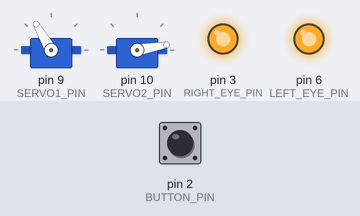
Simulated run of this sketch. Board: Arduino Uno, built with avr-gcc and run on an emulated ATmega328P. Shown: 2 × servo, output pins drawn as LEDs (lit = HIGH). Inputs (shaded band) come from the test bench; at power-on: pin 2 (BUTTON_PIN) HIGH.

Above: at 4.4 s.
4.5 s: pin 2 (BUTTON_PIN) pulled LOW for 3.2 s
At 8.2 s:
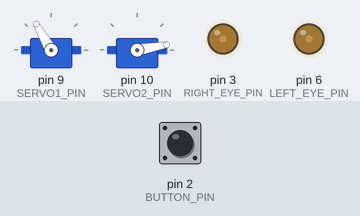
9.2 s: pin 2 (BUTTON_PIN) pulled LOW for 0.15 s
At 10.7 s:
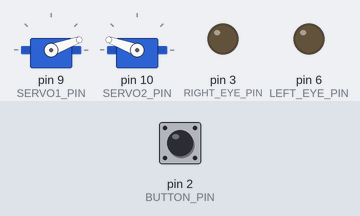
11.7 s: pin 2 (BUTTON_PIN) pulled LOW for 3.2 s
At 16.1 s:
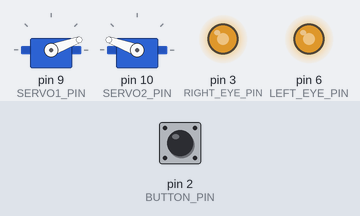
16.4 s: pin 2 (BUTTON_PIN) pulled LOW for 1 s
At 18.8 s:
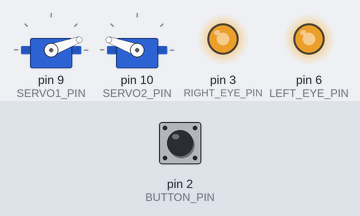
Timing chart, 0 to 19.9 s (numbered marks = the images above; inputs shaded):
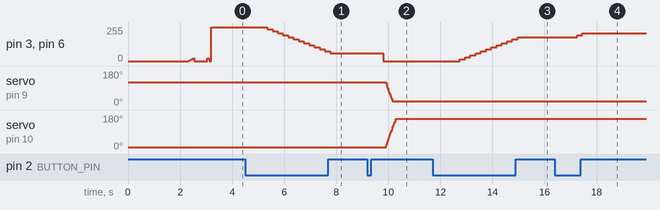

Measured:
- after the input at 4.5 s, pin 3 (RIGHT_EYE_PIN), pin 6 (LEFT_EYE_PIN): moves from 255/255 to 60/255 over 2.4 s, starting after 0.85 s
- after the input at 9.2 s, pin 3 (RIGHT_EYE_PIN), pin 6 (LEFT_EYE_PIN): 60/255 → 0/255 after 0.60 s; servo on pin 9 (SERVO1_PIN): moves from 120° to 20° over 0.24 s, starting after 0.72 s; servo on pin 10 (SERVO2_PIN): moves from 10° to 160° over 0.36 s, starting after 0.72 s
- after the input at 11.7 s, pin 3 (RIGHT_EYE_PIN), pin 6 (LEFT_EYE_PIN): moves from 0/255 to 180/255 over 2.2 s, starting after 1.1 s
- after the input at 16.4 s, pin 3 (RIGHT_EYE_PIN), pin 6 (LEFT_EYE_PIN): 180/255 → 195/255 after 0.85 s, → 210/255 0.20 s later

The sketch:

IronMan_helmet_v4.ino
```cpp
/*
 Wiring:
  - Pin 2  → Limit switch (other side to GND)
  - Pin 3  → Right eye LEDs (PWM)
  - Pin 6  → Left eye LEDs (PWM)
  - Pin 9  → Servo 1 signal wire
  - Pin 10 → Servo 2 signal wire
  - Vin    → 5V+ from power bank
  - GND    → GND from power bank + servo grounds + LED grounds
*/

#include <OneButton.h>
#include <VarSpeedServo.h>

#define BUTTON_PIN     2
#define RIGHT_EYE_PIN  3
#define LEFT_EYE_PIN   6
#define SERVO1_PIN     9
#define SERVO2_PIN     10

//  PWM RANGE
// If servos rumble/twitch, raise PWM_LOW or lower PWM_HIGH
#define PWM_HIGH 2400
#define PWM_LOW   600

//  SERVO POSITIONS
// Increase gap between OPEN and CLOSE if faceplate doesn't travel far enough
#define SERVO1_OPEN_POS    20
#define SERVO1_CLOSE_POS  160
#define SERVO2_OPEN_POS   160  // Mirrored from servo 1
#define SERVO2_CLOSE_POS   20

//  SERVO SPEEDS (0=slow, 255=fast)
#define SERVO_OPEN_SPEED   255
#define SERVO_CLOSE_SPEED   60  // Slow = more torque for closing

//  FACEPLATE STATE
#define FACEPLATE_CLOSED 0
#define FACEPLATE_OPEN   1
int facePlateCurMode = FACEPLATE_OPEN;

//  LED EYE STATE
#define LED_EYES_DIM_MODE      0
#define LED_EYES_BRIGHTEN_MODE 1
int ledEyesCurMode = LED_EYES_DIM_MODE;
int ledEyesCurPwm  = 0;
const int ledEyesIncrement = 15;

//  OBJECTS
VarSpeedServo servo1;
VarSpeedServo servo2;
OneButton primaryButton = OneButton(BUTTON_PIN, true, true);


// Non-blocking delay helper
void simDelay(long period) {
  long endTime = millis() + period;
  while (millis() <= endTime) {}
}

//  LED EYE HELPERS
void setLedEyes(int pwmValue) {
  analogWrite(RIGHT_EYE_PIN, pwmValue);
  analogWrite(LEFT_EYE_PIN,  pwmValue);
  ledEyesCurPwm = pwmValue;
}

void ledEyesOn()  { setLedEyes(255); ledEyesCurMode = LED_EYES_DIM_MODE; }
void ledEyesOff() { setLedEyes(0);   ledEyesCurMode = LED_EYES_BRIGHTEN_MODE; }

void ledEyesBrighten() {
  ledEyesCurPwm = min(ledEyesCurPwm + ledEyesIncrement, 255);
}

void ledEyesDim() {
  ledEyesCurPwm = max(ledEyesCurPwm - ledEyesIncrement, 0);
}

// Double tap: toggle eyes on/off
void ledEyesOnOff() {
  if (facePlateCurMode == FACEPLATE_CLOSED) {
    if (ledEyesCurPwm > 0) ledEyesOff();
    else ledEyesOn();
  }
}

// Long press: dim or brighten eyes
void ledEyesFade() {
  if (ledEyesCurPwm >= 255) ledEyesCurMode = LED_EYES_DIM_MODE;
  else if (ledEyesCurPwm <= 0) ledEyesCurMode = LED_EYES_BRIGHTEN_MODE;

  if (ledEyesCurMode == LED_EYES_BRIGHTEN_MODE) ledEyesBrighten();
  else ledEyesDim();

  setLedEyes(ledEyesCurPwm);
  simDelay(200);
}

//   LIGHT STARTUP EFFECT
void movieBlink() {
  simDelay(300);
  int lowValue = 21;
  int delayInterval[] = { 210, 126, 84 };

  for (int i = 0; i <= lowValue; i++) { setLedEyes(i); simDelay(delayInterval[0] / lowValue); }
  setLedEyes(0); simDelay(delayInterval[0]);

  for (int i = 0; i <= lowValue; i++) { setLedEyes(i); simDelay(delayInterval[1] / lowValue); }
  setLedEyes(0); simDelay(delayInterval[1]);

  setLedEyes(lowValue); simDelay(delayInterval[2]);
  setLedEyes(0);        simDelay(delayInterval[2]);

  ledEyesOn();
}

//  SERVO OPEN / CLOSE
void facePlateOpen() {
  servo1.attach(SERVO1_PIN, PWM_LOW, PWM_HIGH);
  servo2.attach(SERVO2_PIN, PWM_LOW, PWM_HIGH);

  servo1.write(SERVO1_OPEN_POS, SERVO_OPEN_SPEED);
  servo2.write(SERVO2_OPEN_POS, SERVO_OPEN_SPEED);

  simDelay(2000); // Wait for servos to finish

  servo1.detach(); // Detach to prevent overheating/twitching
  servo2.detach();

  facePlateCurMode = FACEPLATE_OPEN;
}

void facePlateClose() {
  servo1.attach(SERVO1_PIN, PWM_LOW, PWM_HIGH);
  servo2.attach(SERVO2_PIN, PWM_LOW, PWM_HIGH);

  // Using microseconds directly for extra range beyond 0-180 degrees
  // Tune these values if faceplate doesn't close all the way:
  // Lower SERVO1 value = goes further (try 400, 300)
  // Raise SERVO2 value = goes further (try 2600, 2700)
  servo1.writeMicroseconds(1800);
  servo2.writeMicroseconds(700);

  simDelay(2000); // Wait for servos to finish

  servo1.detach();
  servo2.detach();

  facePlateCurMode = FACEPLATE_CLOSED;
}

//  FACEPLATE FX (open/close with eye effects)
void facePlateOpenFx() {
  ledEyesOff();
  simDelay(100); // Let PWM settle before servos move
  facePlateOpen();
}

void facePlateCloseFx() {
  facePlateClose();
  movieBlink(); // Eyes flicker on when closing
}

void facePlateFx() {
  if (facePlateCurMode == FACEPLATE_OPEN) facePlateCloseFx();
  else facePlateOpenFx();
}

//  BUTTON HANDLERS
void handleSingleTap()   { facePlateFx(); }
void handleDoubleTap()   { ledEyesOnOff(); }
void handleLongPress()   { ledEyesFade(); }


void setup() {
  pinMode(LEFT_EYE_PIN,  OUTPUT);
  pinMode(RIGHT_EYE_PIN, OUTPUT);

  // Attach button handlers
  primaryButton.attachClick(handleSingleTap);
  primaryButton.attachDoubleClick(handleDoubleTap);
  primaryButton.attachDuringLongPress(handleLongPress);

  // Startup: close faceplate then blink eyes on
  facePlateClose();
  movieBlink();
}

void loop() {
  primaryButton.tick();
}
```
